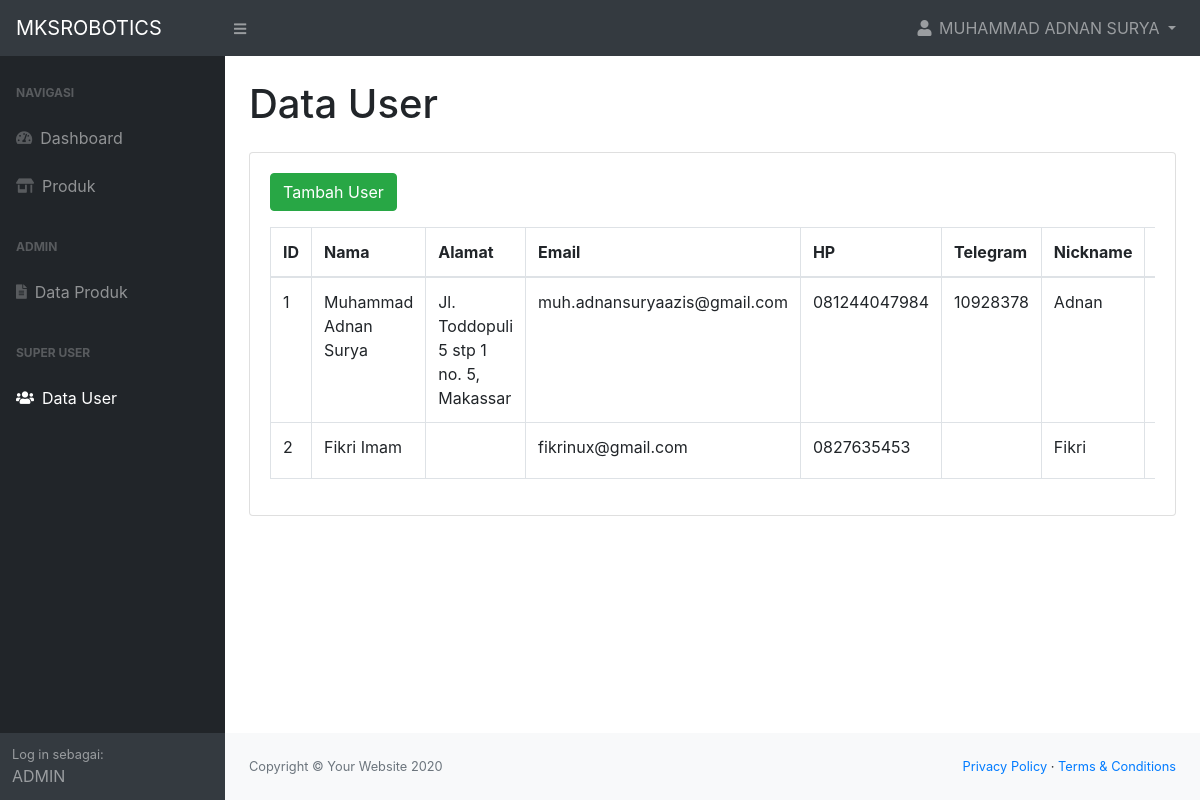
/data_user.php (signed in), run on an earlier commit of the app's database.
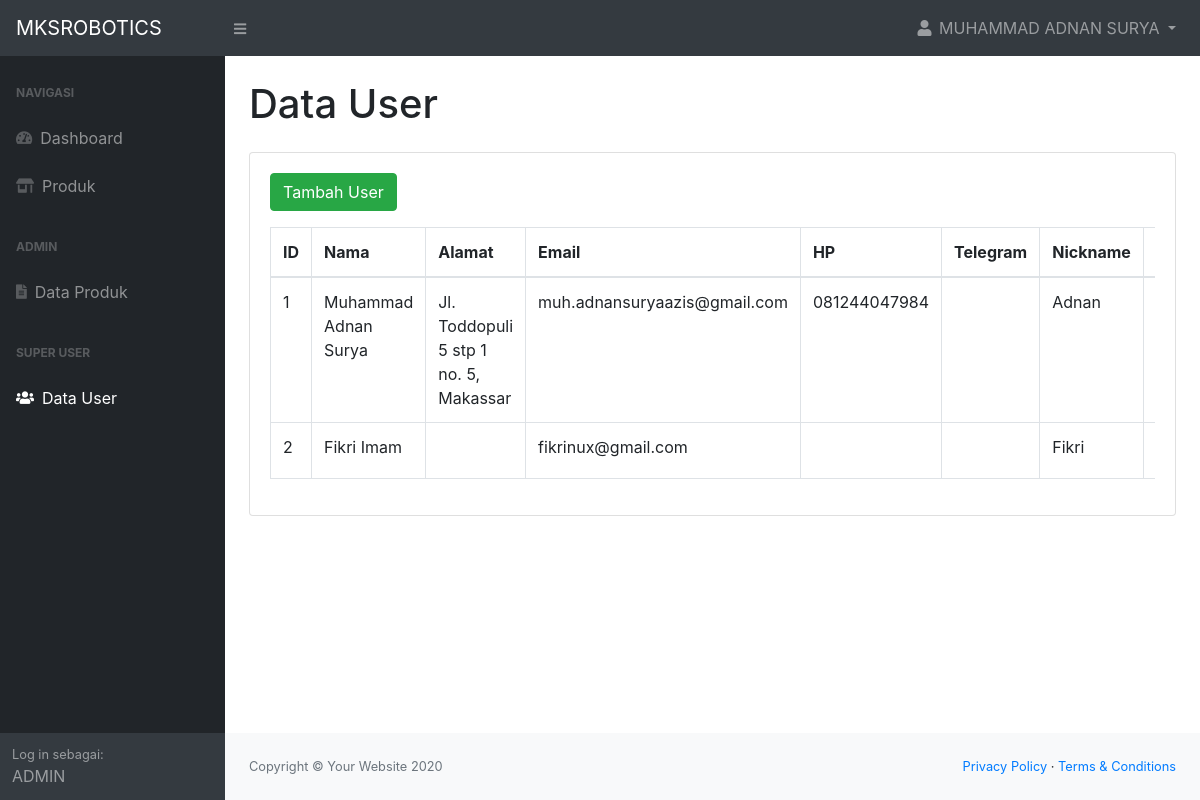
And on a later commit of the database.
### tables this page shows
CREATE TABLE "user" (
	"user_id"	INTEGER PRIMARY KEY AUTOINCREMENT,
	"username"	TEXT UNIQUE,
	"pass"	TEXT,
	"name"	TEXT,
	"address"	TEXT,
	"email"	TEXT UNIQUE,
	"telegram_id"	TEXT,
	"nickname"	TEXT,
	"role"	TEXT,
	"rolename"	TEXT,
	"hp"	TEXT UNIQUE
);

### access/session.php (called while the page is built, shortened)
<?php
   if(isset($_SESSION['logged_user'])){
    $db = new SQLite3('uploads/mksrobotics.db');
    $user_session = $db->querySingle("SELECT * FROM user WHERE username = '".$_SESSION['logged_user']."'", true);
   }
?>

### data_user.php (the view, shortened to what this page needs)
<?php
include('access/session.php');
 ?>
<!DOCTYPE html>
<html lang="en">
    <head>
        <?php include('partials/head.php'); ?>
        <link rel="stylesheet" href="css/dataTables.bootstrap4.min.css">
        <link rel="stylesheet" href="css/responsive.bootstrap4.min.css">
    </head>
    <body>
        <?php include('partials/topbar.php'); ?>
        <div id="layoutSidenav">
            <?php include('partials/sidebar.php'); ?>
            <div id="layoutSidenav_content">
                <main>
                    <div class="container-fluid">
                        <h1 class="mt-4">Data User</h1>
                        <div class="card mb-4 mt-4">
                            <div class="card-body">
                                <button class="btn btn-success" data-toggle="modal" data-target="#detailModal">Tambah User</button>
                                <div class="table-responsive mt-3">
                                    <table class="table table-bordered" id="dataTable" width="100%" cellspacing="0">
                                        <thead>
                                            <tr>
                                                <th>ID</th>
                                                <th>Nama</th>
                                                <th>Alamat</th>
                                                <th>Email</th>
                                                <th>HP</th>
                                                <th>Telegram</th>
                                                <th>Nickname</th>
                                                <th>Role</th>
                                            </tr>
                                        </thead>
                                        <tbody>
                                        <?php
                                        $dbProduct = new SQLite3('uploads/mksrobotics.db');
                                        $queries = $dbProduct->query("SELECT * from user");
                                        while($row = $queries->fetchArray(SQLITE3_ASSOC) ) {
                                            echo '<tr>
                                                    <td>'.$row['user_id'].'</td>
                                                    <td>'.$row['name'].'</td>
                                                    <td>'.$row['address'].'</td>
                                                    <td>'.$row['email'].'</td>
                                                    <td>'.$row['hp'].'</td>
                                                    <td>'.$row['telegram_id'].'</td>
                                                    <td>'.$row['nickname'].'</td>
                                                    <td>'.$row['role'].'</td>
                                                    <td>'.$row['rolename'].'</td>
                                                    <td>'.$row['username'].'</td>
                                                </tr>';
                                        }
                                        ?>
                                        </tbody>
                                    </table>
                                </div>
                            </div>
                        </div>
                    </div>
                </main>
                <?php include('partials/footer.php'); ?>
            </div>
        </div>
    </body>
</html>

### partials/head.php (shortened to what this page needs)
<link href="css/styles.css" rel="stylesheet" />
<link rel="stylesheet" href="css/all.css">

### partials/topbar.php (shortened to what this page needs)
<nav class="sb-topnav navbar navbar-expand navbar-dark bg-dark">
    <a class="navbar-brand" href="index.php">MKSROBOTICS</a>
    <button class="btn btn-link btn-sm order-1 order-lg-0" id="sidebarToggle" href="#"><i class="fas fa-bars"></i></button>
    <?php
          if(isset($_SESSION['logged_user'])){
    ?>
    <ul class="navbar-nav ml-auto ml-md-0 ">
        <li class="nav-item dropdown">
            <a class="nav-link dropdown-toggle" id="userDropdown" href="#" role="button" data-toggle="dropdown" aria-haspopup="true" aria-expanded="false"><i class="fas fa-user fa-fw"></i>
                <?php echo strtoupper($user_session['name']); ?> </a>
        </li>
    </ul>
    <?php } ?>
</nav>

### partials/sidebar.php
<div id="layoutSidenav_nav">
    <nav class="sb-sidenav accordion sb-sidenav-dark" id="sidenavAccordion">
        <div class="sb-sidenav-menu">
            <div class="nav">
                <div class="sb-sidenav-menu-heading">NAVIGASI</div>
                <a class="nav-link" href="index.php">
                    <div class="sb-nav-link-icon"><i class="fas fa-tachometer-alt"></i></div>
                    Dashboard
                </a>
                <a class="nav-link" href="produk.php">
                    <div class="sb-nav-link-icon"><i class="fas fa-store-alt"></i></div>
                    Produk
                </a>
                <?php
                    if(isset($_SESSION['logged_user'])){
                ?>
                    <?php
                        if($user_session['role'] == 'SU' || $user_session['role'] == 'AD'){
                    ?>
                        <div class="sb-sidenav-menu-heading">ADMIN</div>
                        <a class="nav-link" href="data_produk.php">
                            <div class="sb-nav-link-icon"><i class="fas fa-file-alt"></i></div>
                            Data Produk
                        </a>
                    <?php
                        }
                    ?>
                    <?php
                        if($user_session['role'] == 'SU'){
                    ?>
                        <div class="sb-sidenav-menu-heading">SUPER USER</div>
                        <a class="nav-link" href="data_user.php">
                            <div class="sb-nav-link-icon"><i class="fas fa-users"></i></div>
                            Data User
                        </a>
                    <?php
                        }
                    ?>
                <?php
                    }
                ?>
            </div>
        </div>
        <?php
            if(isset($_SESSION['logged_user'])){
        ?>
        <div class="sb-sidenav-footer">
            <div class="small">Log in sebagai:</div>
            <?php echo strtoupper($user_session['rolename']); ?>
        </div>
        <?php
            }
        ?>
    </nav>
</div>

### partials/footer.php
<footer class="py-4 bg-light mt-auto">
    <div class="container-fluid">
        <div class="d-flex align-items-center justify-content-between small">
            <div class="text-muted">Copyright &copy; Your Website 2020</div>
            <div>
                <a href="#">Privacy Policy</a>
                &middot;
                <a href="#">Terms &amp; Conditions</a>
            </div>
        </div>
    </div>
</footer>

### css/all.css (style rules this page uses)
.fa, .fas, .far, .fal, .fad, .fab { -moz-osx-font-smoothing: grayscale; -webkit-font-smoothing: antialiased; display: inline-block; font-style: normal; font-variant: normal; text-rendering: auto; line-height: 1; }
.fa-fw { text-align: center; width: 1.25em; }
.fa-bars:before { content: "\f0c9"; }
.fa-file-alt:before { content: "\f15c"; }
.fa-store-alt:before { content: "\f54f"; }
.fa-tachometer-alt:before { content: "\f3fd"; }
.fa-user:before { content: "\f007"; }
.fa-users:before { content: "\f0c0"; }
.fa, .fas { font-family: 'Font Awesome 5 Free'; font-weight: 900; }

What changed in the data, as far as the page shows it:
changed user "MUHAMMAD ADNAN SURYA": telegram "10928378" → (not shown)
changed user id 2: hp "0827635453" → (not shown)
